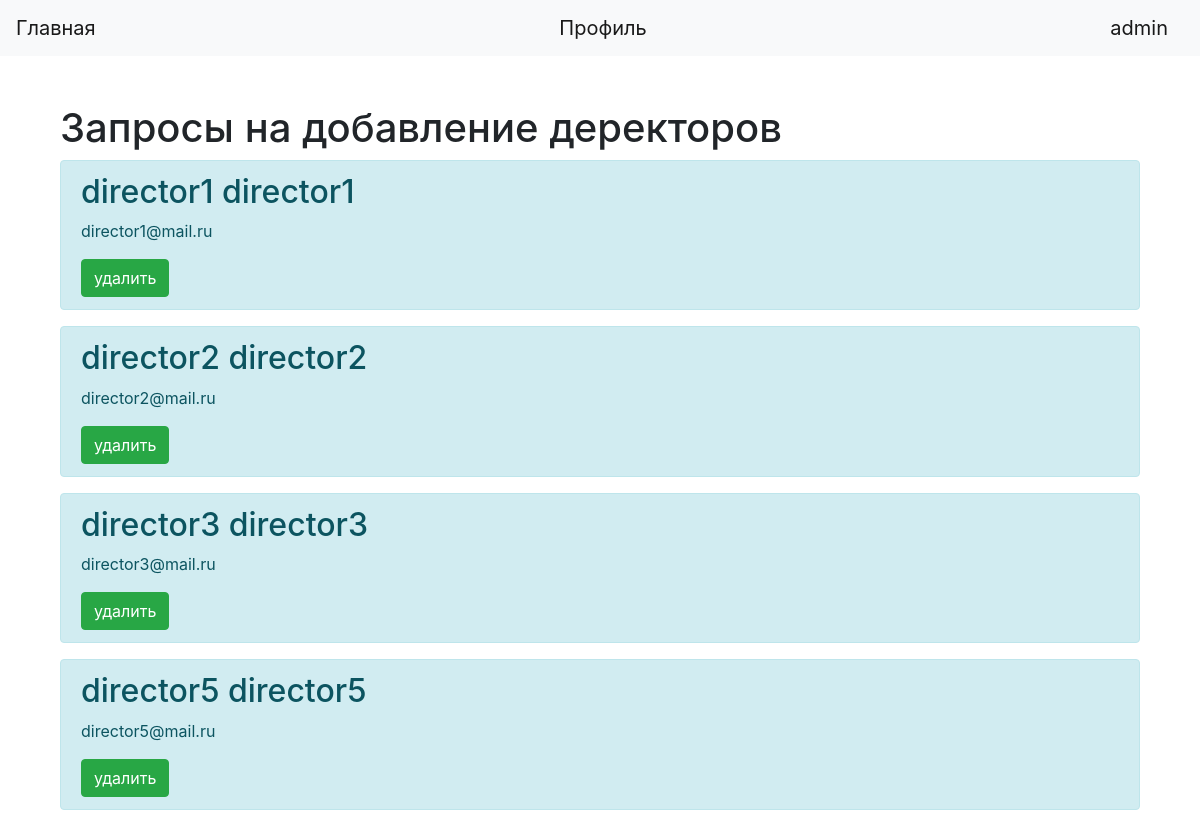
Page /del-director (signed in) on the committed database.
### data/users.py (models this page shows, shortened)
class User(SqlAlchemyBase, UserMixin):
    __tablename__ = 'user'
    id = sqlalchemy.Column(
        sqlalchemy.Integer, primary_key=True, autoincrement=True)
    name = sqlalchemy.Column(sqlalchemy.String, nullable=True)
    apprentice = sqlalchemy.Column(sqlalchemy.String, nullable=True)
    patronymic = sqlalchemy.Column(sqlalchemy.String, nullable=True)
    email = sqlalchemy.Column(
        sqlalchemy.String, index=True, unique=True, nullable=True)
    hashed_password = sqlalchemy.Column(sqlalchemy.String, nullable=True)
    photo = sqlalchemy.Column(sqlalchemy.String)
    school = sqlalchemy.Column(sqlalchemy.String)
    dob = sqlalchemy.Column(sqlalchemy.String)
    roles = sqlalchemy.Column(sqlalchemy.String)  # добавить nullable=True
    created_date = sqlalchemy.Column(
        sqlalchemy.DateTime, default=datetime.datetime.now)

### main.py (the view)
@app.route('/del-director')
@login_required
def del_director():
    if current_user.roles == 'admin':
        db_sess = db_session.create_session()
        users = db_sess.query(User).filter(User.roles == 'director')
        return render_template('del-director.html', inquiry=users)
    else:
        return render_template('authorization_error.html')

### data/db_session.py (called while the page is built)
def create_session() -> Session:
    global __factory
    return __factory()

### main.py (called while the page is built)
@login_manager.user_loader
def load_user(user_id):
    db_sess = db_session.create_session()
    return db_sess.query(User).get(user_id)

### templates/del-director.html (shortened to what this page needs)
<!DOCTYPE html>
<html lang="ru">
<head>
    <link rel="stylesheet"
          href="https://stackpath.bootstrapcdn.com/bootstrap/4.4.1/css/bootstrap.min.css"
>
</head>
<body>
<header>
    <nav class="navbar navbar-light bg-light">
        <a class="navbar-brand" href="/">Главная</a>
        <a class="navbar-brand" href="/profile">Профиль</a>
        {% if current_user.is_authenticated %}
            <a class="navbar-brand" href="/logout">{{ current_user.name }}</a>
        {% else %}
            <p>
                <a class="btn btn-primary " href="/register">Зарегистрироваться</a>
                <a class="btn btn-success" href="/login">Войти</a>
            </p>
        {% endif %}
    </nav>
</header>
<main role="main" class="container">
    <div class="container mt-5">
    <h1>Запросы на добавление деректоров</h1>
    {% if inquiry %}
        {% for el in inquiry %}
            <div class="alert alert-info">
                <h2>{{ el.name }} {{el.apprentice}}</h2>
                <p>{{ el.email }}</p>
                <a href='/control-director/{{el.id}}/del' class="btn btn-success">удалить</a>
            </div>
        {% endfor %}
    {% else %}
        <p>ещё никто не делал запросы на добавление школ</p>
    {% endif %}
</div>
</main>
</body>
</html>

### rows in the picture
User: name "admin"
User: name "director1", apprentice "director1", email "director1@mail.ru"
User: name "director2", apprentice "director2", email "director2@mail.ru"
User: name "director3", apprentice "director3", email "director3@mail.ru"
User: name "director5", apprentice "director5", email "director5@mail.ru"
